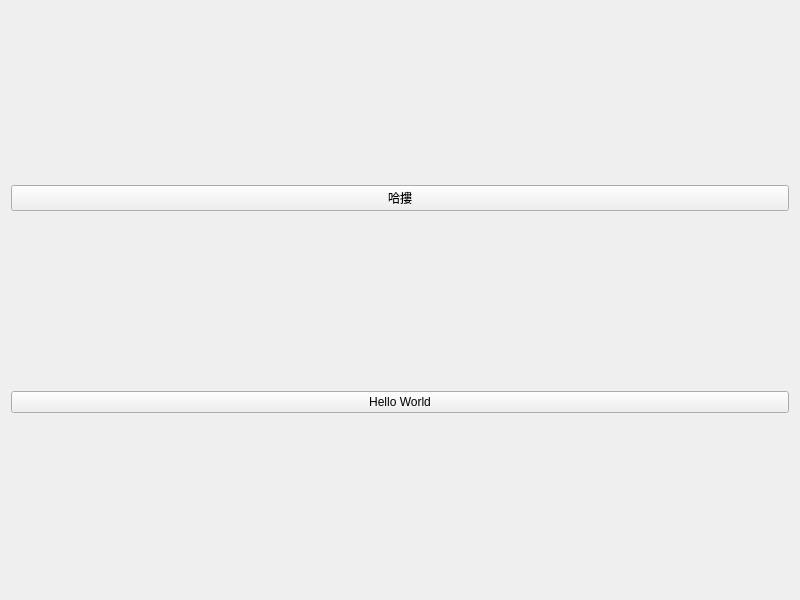
<?xml version="1.0" encoding="UTF-8"?>
<ui version="4.0">
 <class>DesignWidget</class>
 <widget class="QWidget" name="DesignWidget">
  <property name="geometry">
   <rect>
    <x>0</x>
    <y>0</y>
    <width>800</width>
    <height>600</height>
   </rect>
  </property>
  <property name="windowTitle">
   <string>DesignWidget</string>
  </property>
  <layout class="QVBoxLayout" name="verticalLayout_2">
   <item>
    <widget class="QPushButton" name="pushButton">
     <property name="text">
      <string>哈摟</string>
     </property>
    </widget>
   </item>
   <item>
    <widget class="QPushButton" name="pushButton_2">
     <property name="text">
      <string>Hello World</string>
     </property>
    </widget>
   </item>
  </layout>
 </widget>
 <resources/>
 <connections/>
</ui>
